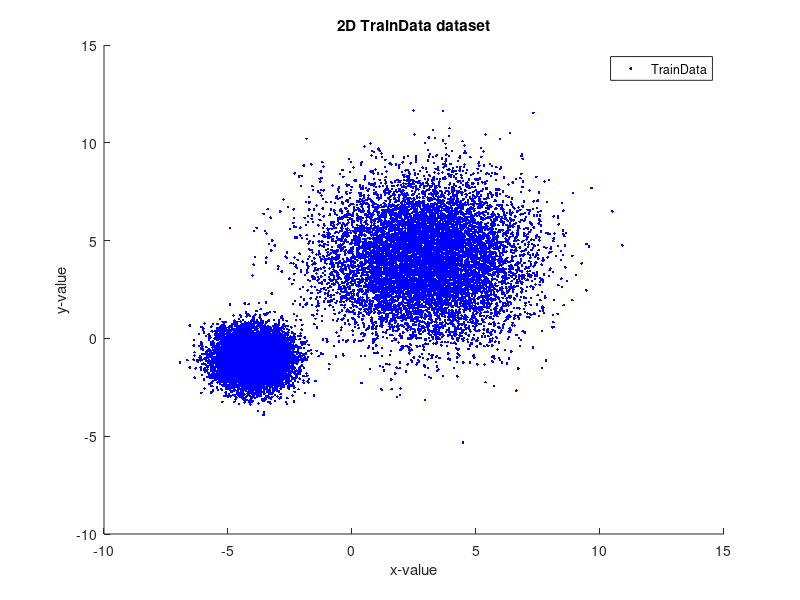

The MATLAB script that drew this image:
%select number of samples for each set
samples1 = 10000;
samples2 = 10000;

%define the mean for each set
meanSet1 = [-4 -1]';
meanSet2 = [3 4]';

%define the standard deviation for each set 
stanDevSet1 = 0.75;
stanDevSet2 = 2;

%Create a Matrix of 2 X samples (2xn) with the specified mean and standard 
%deviation using 'standardDeviation * randn(2,n) + mean;' for each data set
uncorrelatedData1 = stanDevSet1 * randn(2,samples1) + meanSet1;

uncorrelatedData2 = stanDevSet2 * randn(2,samples2) + meanSet2;



%Concatenate the two sets into a single dataset
TrainData = [uncorrelatedData1; uncorrelatedData2];

%Define the x and y values for the 4 dimensions
x1 = TrainData(1,:);
y1 = TrainData(2,:);

x2 = TrainData(3,:);
y2 = TrainData(4,:);

%calculate covariance matrix
%cm = cov(TrainData);

%[V,D] = eig(A) returns diagonal matrix D of eingenvalues
%[V,D] = eig(cm);

[coeff, score, latent, tsquared, explained] = pca(TrainData);

figure
hold on
plot(x1,y1,'b.');
plot(x2,y2,'b.');
%h = plot(TrainData(:,1), TrainData(:,2),'b.');
%set(h,'linewidth',3);
title('2D TrainData dataset');
xlabel('x-value');
ylabel('y-value');
legend('TrainData'); 